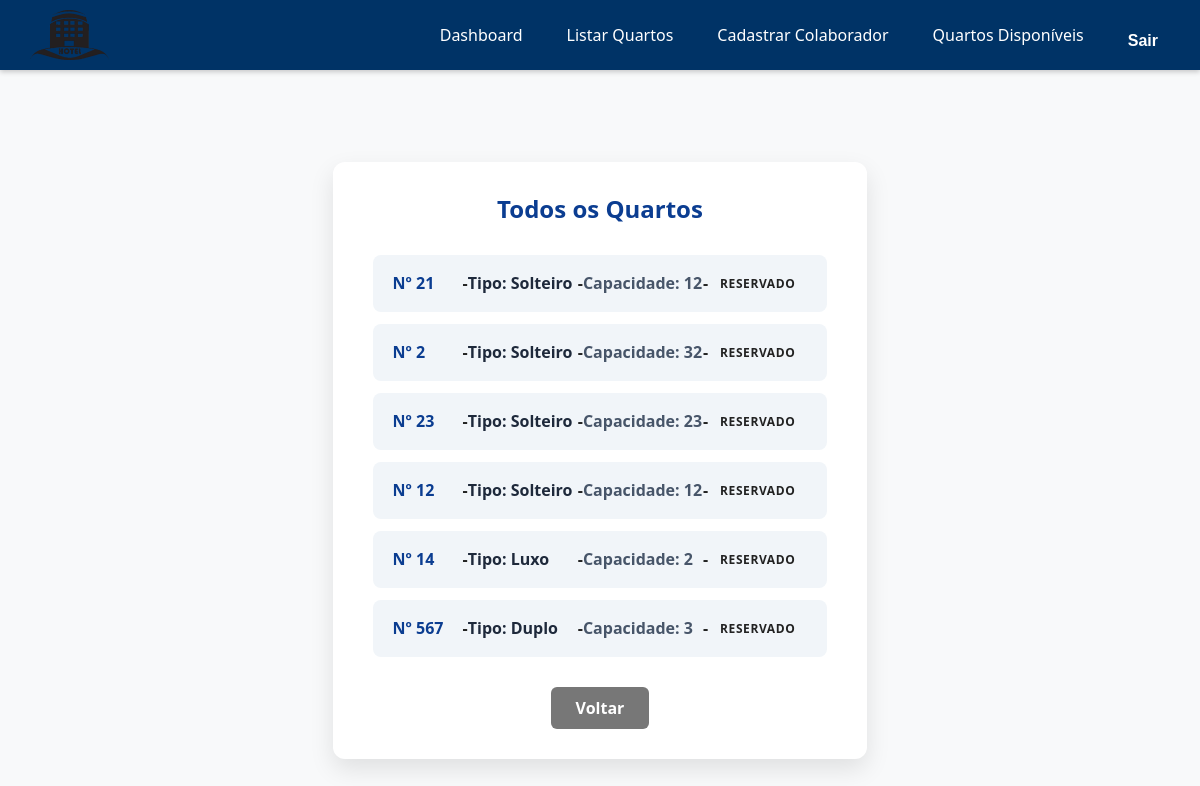
Screenshot of /quartos/listar/ (signed in) with the database file from the repository.
### hotel/models.py (models this page shows, shortened)
class Quarto(models.Model):
    NUM_TIPO = [
        ('Solteiro', 'Solteiro'),
        ('Duplo', 'Duplo'),
        ('Luxo', 'Luxo'),
    ]
    STATUS_CHOICES = [
        ('Disponível', 'Disponível'),
        ('Reservado', 'Reservado'),
    ]
    numero = models.PositiveIntegerField(unique=True)
    tipo = models.CharField(max_length=20, choices=NUM_TIPO)
    capacidade = models.PositiveIntegerField()
    status = models.CharField(max_length=20, choices=STATUS_CHOICES, default='Disponível')

### hotel/views.py (the view)
# urls.py: path('quartos/listar/', views.listar_quartos, name='listar_quartos'),
@login_required
@user_passes_test(is_gerente)
def listar_quartos(request):
    quartos = Quarto.objects.all()
    user_role = 'gerente'
    context = {
        'quartos': quartos,
        'user_role': user_role,
    }
    return render(request, 'listar_quartos.html', context)

### hotel/views.py (called while the page is built)
def is_gerente(user):
    return user.groups.filter(name='Gerente').exists()

### hotel/templates/listar_quartos.html (shortened to what this page needs)
{% extends 'nav.html' %}
{% load static %}
{% block menu_links %}
    <a href="{% url 'dashboard_gerente' %}">Dashboard</a>
    <a href="{% url 'listar_quartos' %}">Listar Quartos</a>
    <a href="{% url 'cadastrar_colaborador' %}">Cadastrar Colaborador</a>
    <a href="{% url 'listar_quartos_disponiveis' %}">Quartos Disponíveis</a>
{% endblock %}
{% block content %}
<div class="list-container">
    <h2>Todos os Quartos</h2>
    <ul class="quartos-list">
        {% for quarto in quartos %}
            <li class="quarto-item">
                <span class="quarto-num">Nº {{ quarto.numero }}</span> -
                <span class="quarto-tipo">Tipo: {{ quarto.tipo }}</span> -
                <span class="quarto-capacidade">Capacidade: {{ quarto.capacidade }}</span> -
                <span class="quarto-status {{ quarto.status|lower }}">{{ quarto.status }}</span>
            </li>
        {% empty %}
            <li class="empty">Nenhum quarto cadastrado.</li>
        {% endfor %}
    </ul>
    <a href="{% url 'dashboard_gerente' %}" class="btn-voltar">Voltar</a>
</div>
{% endblock %}

### hotel/templates/nav.html (shortened to what this page needs)
<!DOCTYPE html>
<html lang="pt-br">
<head>
    {% load static %}
    <link rel="stylesheet" href="{% static 'css/dashboard.css' %}">
    <link rel="stylesheet" href="{% static 'css/cadastrar.css' %}">
    <link rel="stylesheet" href="{% static 'css/quartos.css' %}">
    <link rel="stylesheet" href="{% static 'css/colaborador.css' %}">
    <link rel="stylesheet" href="{% static 'css/reservar.css' %}">
    <link rel="stylesheet" href="{% static 'css/disponiveis.css' %}">
</head>
<body>
    <header class="top-nav">
        <img src="{% static 'img/logo.png' %}" class="logo" alt="Logo do Hotel">
        <nav class="menu">
            {% block menu_links %}{% endblock %}
            <form method="post" action="{% url 'logout' %}" class="logout-form">
                <button type="submit">Sair</button>
            </form>
        </nav>
    </header>
    <main class="main-content">
        {% block content %}{% endblock %}
    </main>
</body>
</html>

### static/css/dashboard.css (style rules this page uses)
body { margin: 0; font-family: 'Segoe UI', sans-serif; background-color: #f4f4f4; }
.top-nav { position: fixed; top: 0; width: 100%; height: 70px; background-color: #003366; color: white; display: flex; align-items: center; justify-content: space-between; padding: 0 30px; box-shadow: 0 2px 5px rgba(0,0,0,0.2); z-index: 1000; }
.logo { height: 50px; }
.menu { display: flex; gap: 20px; align-items: center; }
.menu a, .menu button { color: white; background: none; border: none; font-size: 16px; cursor: pointer; text-decoration: none; padding: 8px 12px; }
.main-content { display: flex; justify-content: center; align-items: center; padding-top: 100px; height: 100vh; text-align: left; gap: 50px; }
.logout-form { margin: 0; }

### static/css/cadastrar.css (style rules this page uses)
* { margin: 0; padding: 0; box-sizing: border-box; }
body { font-family: 'Segoe UI', Tahoma, Geneva, Verdana, sans-serif; background: linear-gradient(to right, #e0eafc, #cfdef3); color: #333; min-height: 100vh; }
.main-content { display: flex; justify-content: center; align-items: center; padding: 60px 20px; }

### static/css/quartos.css (style rules this page uses)
body { font-family: 'Segoe UI', Tahoma, Geneva, Verdana, sans-serif; background: #f8f9fa; color: #222; min-height: 100vh; padding-top: 70px; }
.list-container { max-width: 900px; margin: 40px auto 60px auto; background: white; padding: 30px 40px; border-radius: 12px; box-shadow: 0 10px 25px rgba(0,0,0,0.1); animation: fadeIn 0.6s ease forwards; }
.list-container h2 { text-align: center; margin-bottom: 30px; color: #0b3d91; }
.quartos-list { list-style: none; padding-left: 0; }
.quarto-item { padding: 14px 20px; margin-bottom: 12px; border-radius: 8px; display: flex; justify-content: space-between; align-items: center; background: #f1f5f9; font-weight: 600; transition: background-color 0.3s; }
.quarto-num { color: #0b3d91; min-width: 70px; }
.quarto-tipo { min-width: 110px; color: #1e293b; }
.quarto-capacidade { min-width: 120px; color: #475569; }
.quarto-status { font-weight: 700; padding: 6px 12px; border-radius: 20px; text-transform: uppercase; font-size: 12px; letter-spacing: 0.05em; }
.btn-voltar { display: block; width: 120px; margin: 40px auto 0 auto; text-align: center; background-color: #0b3d91; color: white; padding: 10px 0; border-radius: 12px; text-decoration: none; font-weight: 700; transition: background-color 0.3s; }

### static/css/colaborador.css (style rules this page uses)
h2 { text-align: center; margin-bottom: 25px; color: #222; }
button { padding: 12px; background-color: #0066cc; color: white; border: none; font-size: 1.1rem; font-weight: 700; border-radius: 8px; cursor: pointer; transition: background-color 0.3s ease; }
.btn-voltar { display: inline-block; margin-top: 20px; text-decoration: none; color: #ffffff; font-weight: 600; transition: color 0.3s ease; }

### static/css/reservar.css (style rules this page uses)
h2 { text-align: center; margin-bottom: 28px; color: #222; }
button { margin-top: 12px; padding: 12px 0; background-color: #0077cc; border: none; border-radius: 8px; color: white; font-weight: 700; font-size: 1.1rem; cursor: pointer; transition: background-color 0.3s ease; }
.btn-voltar { display: block; margin: 25px auto 0; width: fit-content; text-decoration: none; font-weight: 600; color: #0077cc; transition: color 0.3s ease; }

### static/css/disponiveis.css (style rules this page uses)
.btn-voltar { display: block; width: fit-content; margin: 30px auto 0; padding: 10px 25px; background-color: #777; color: white; text-decoration: none; font-weight: 600; border-radius: 6px; transition: background-color 0.25s ease; }

### rows the page displays
Quarto: numero "21", tipo "Solteiro", capacidade "12", status "RESERVADO"
Quarto: numero "2", tipo "Solteiro", capacidade "32", status "RESERVADO"
Quarto: numero "23", tipo "Solteiro", capacidade "23", status "RESERVADO"
Quarto: numero "12", tipo "Solteiro", capacidade "12", status "RESERVADO"
Quarto: numero "14", tipo "Luxo", capacidade "2", status "RESERVADO"
Quarto: numero "567", tipo "Duplo", capacidade "3", status "RESERVADO"
